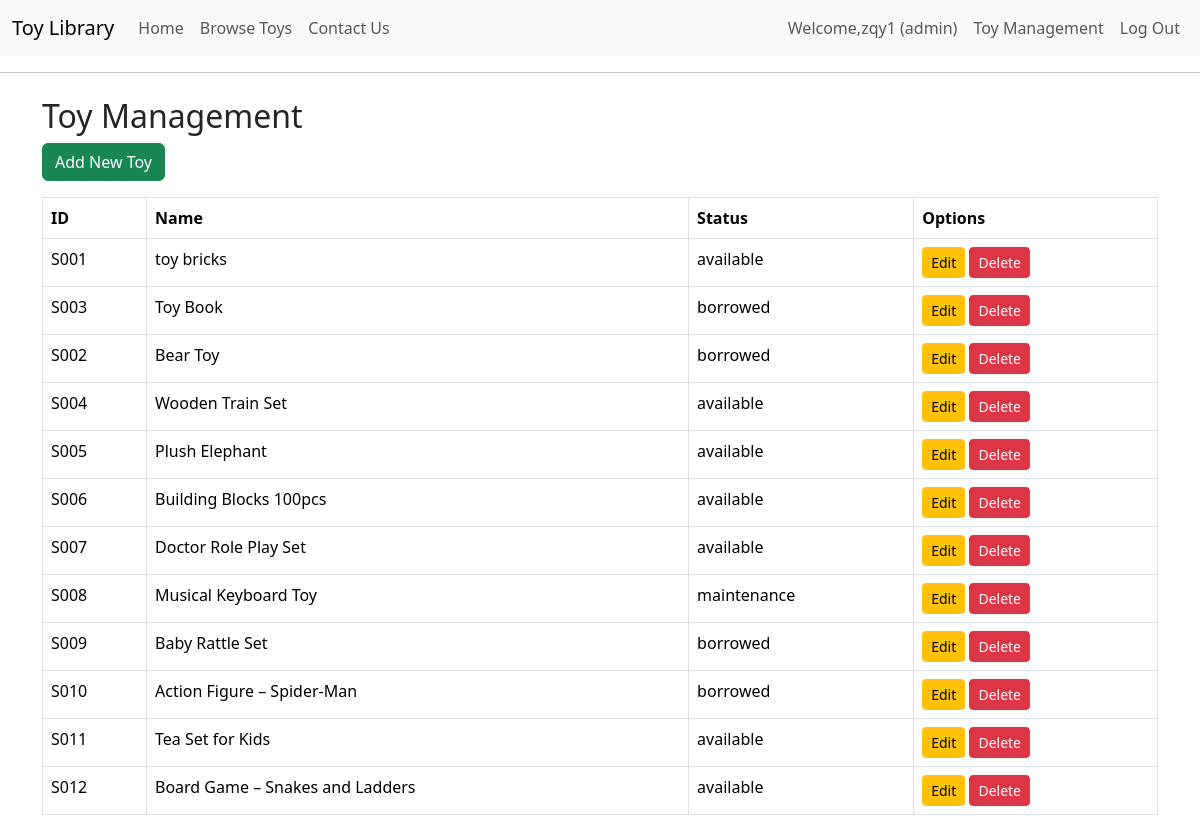
The app's page /admin/dashboard (signed in) with its own data.
### app.py (models this page shows)
class User(UserMixin, db.Model):
    id = db.Column(db.Integer, primary_key=True)
    username = db.Column(db.String(50), unique=True, nullable=False)
    email = db.Column(db.String(100), unique=True, nullable=False)
    phone = db.Column(db.String(20), nullable=False)
    password = db.Column(db.String(200), nullable=False)
    role = db.Column(db.String(20), nullable=False)  # "admin" or "guest"

class Toy(db.Model):
    toy_id = db.Column(db.String(10), primary_key=True)  # 玩具ID
    name = db.Column(db.String(100), nullable=False)  # 玩具名称
    brand = db.Column(db.String(100)) # 玩具品牌
    age_range = db.Column(db.String(10), nullable=False)  # 适龄范围
    toy_type = db.Column(db.String(100), nullable=False)  # 游戏类型
    keywords = db.Column(db.String(200))  # 关键词（多个词以逗号分隔）
    image = db.Column(db.String(200))  # 图片路径
    status = db.Column(db.String(20), nullable=False, default='可借')  # 借用状态
    rating = db.Column(db.Float, default=0.0)  # 玩具评分（默认0.0）
    date_loaned_out = db.Column(db.Date) # 出租日期
    last_checked = db.Column(db.Date) # 最后检查日期
    date_in_stock = db.Column(db.Date) # 入库日期
    loan_frequency = db.Column(db.String(1)) # 出租频率
    value = db.Column(db.Float) # 玩具价格

### app.py (the view)
@app.route("/admin/dashboard")
@login_required
def admin_dashboard():
    if current_user.role != 'admin':
        return "Only administrator can use the page", 403
    toys = Toy.query.all()
    return render_template("admin_dashboard.html", toys=toys)

### app.py (called while the page is built)
@login_manager.user_loader
def load_user(user_id):
    return User.query.get(int(user_id))

### templates/admin_dashboard.html (shortened to what this page needs)
{% extends "base.html" %}
{% block content %}
<h2>Toy Management</h2>
<a href="{{ url_for('add_toy') }}" class="btn btn-success mb-3">Add New Toy</a>
<table class="table table-bordered">
  <thead>
    <tr>
      <th>ID</th>
      <th>Name</th>
      <th>Status</th>
      <th>Options</th>
    </tr>
  </thead>
  <tbody>
    {% for toy in toys %}
    <tr>
      <td>{{ toy.toy_id }}</td>
      <td>{{ toy.name }}</td>
      <td>{{ toy.status }}</td>
      <td>
        <a href="{{ url_for('edit_toy', toy_id=toy.toy_id) }}" class="btn btn-sm btn-warning">Edit</a>
        <form action="{{ url_for('delete_toy', toy_id=toy.toy_id) }}" method="post" style="display:inline;">
          <button class="btn btn-sm btn-danger" onclick="return confirm('Are you sure you want to delete this toy? ')">Delete</button>
        </form>
      </td>
    </tr>
    {% endfor %}
  </tbody>
</table>
{% endblock %}

### templates/base.html (shortened to what this page needs)
<!DOCTYPE html>
<html lang="en">
<head>
    <link href="https://cdn.jsdelivr.net/npm/bootstrap@5.3.3/dist/css/bootstrap.min.css" rel="stylesheet">
</head>
<body>
<nav class="navbar navbar-expand-lg navbar-light bg-light">
  <div class="container-fluid">
    <a class="navbar-brand" href="/">Toy Library</a>
    <div class="collapse navbar-collapse" id="navbarNav">
      <ul class="navbar-nav me-auto mb-2 mb-lg-0">
        <li class="nav-item">
          <a class="nav-link" href="/">Home</a>
        </li>
        <li class="nav-item">
          <a class="nav-link" href="/toys">Browse Toys</a>
        </li>
        <li class="nav-item">
          <a class="nav-link" href="/contact">Contact Us</a>
        </li>
      </ul>
      <ul class="navbar-nav ms-auto mb-2 mb-lg-0">
        {% if current_user.is_authenticated %}
          <li class="nav-item">
            <span class="nav-link">Welcome,{{ current_user.username }} ({{ current_user.role }})</span>
          </li>
        {% if current_user.role == 'admin' %}
          <li class="nav-item">
            <a class="nav-link" href="{{ url_for('admin_dashboard')}}">Toy Management</a>
          </li>
        {% endif %}
          <li class="nav-item">
            <a class="nav-link" href="{{ url_for('logout') }}">Log Out</a>
          </li>
        {% endif %}
      </ul>
    </div>
  </div>
</nav>
<hr>
<div class="container mt-4">
    {% block content %}{% endblock %}
</div>
</body>
</html>

### records on screen
User: username "zqy1", role "admin"
Toy: toy_id "S001", name "toy bricks", status "available"
Toy: toy_id "S003", name "Toy Book", status "borrowed"
Toy: toy_id "S002", name "Bear Toy", status "borrowed"
Toy: toy_id "S004", name "Wooden Train Set", status "available"
Toy: toy_id "S005", name "Plush Elephant", status "available"
Toy: toy_id "S006", name "Building Blocks 100pcs", status "available"
Toy: toy_id "S007", name "Doctor Role Play Set", status "available"
Toy: toy_id "S008", name "Musical Keyboard Toy", status "maintenance"
Toy: toy_id "S009", name "Baby Rattle Set", status "borrowed"
Toy: toy_id "S010", name "Action Figure – Spider-Man", status "borrowed"
Toy: toy_id "S011", name "Tea Set for Kids", status "available"
Toy: toy_id "S012", name "Board Game – Snakes and Ladders", status "available"
